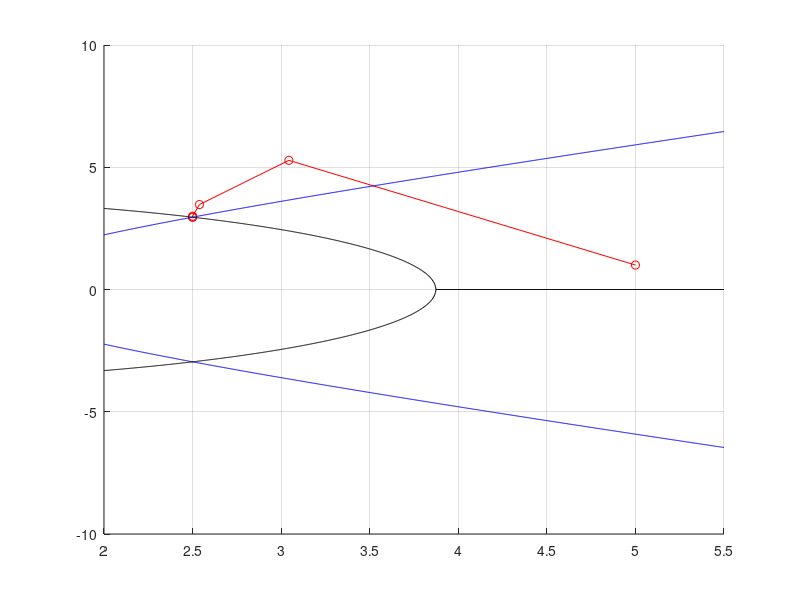

Recreate this plot in MATLAB.
function [] = class20180207_IT2NX_NewtonDim ()

%initial guess
x0=5;
y0=1;

Rapprx=Newton([x0,y0],100);
format long;Rapprx,format;

[yRes,fRes,DfRes]=function_value_and_derivative(Rapprx(end,:));
format long;fRes,format;


end%class20180207_IT2N1_Newton

function [R] = Newton (r0,Nmax)
%Solving [f1(x,y) f2(x,y)]=[0 0] for x,y by Newton's algorithm.
%r0=[x0 y0]: initial guess 
%Nmax: maximum number of iterations
err_lim=10^(-6);
err=err_lim+1;
N=1;%counter for iteration

R(N,:)=r0;%storing the approximations
while(err>err_lim & N<Nmax)
    %iterating...
    [y,f,Df]=function_value_and_derivative(R(N,:));
    R(N+1,:)=[[R(N,:)]'-Df(:,:,1)\f(:,1)]';%computing and storing the approximations
    [y,f,Df]=function_value_and_derivative(R(N+1,:));
    err=sum(abs(f));%should be zero vector
    N=N+1;
    
    visualization(R);
    
end

end%Newton

function [Y,f,Df] = function_value_and_derivative (r)
%Computing the function value and its derivative value at r.
x=r(:,1);
y=r(:,2);

y1=sqrt(x.^2+3*x-5);
y2=sqrt(-x.^2+15);
Y=[y1,y2];

f1=x.^2-y.^2+3*x-5;
f2=x.^2+y.^2-15;
f=[f1';f2'];

f1x=2*x+3;
f1y=-2*y;
f2x=2*x;
f2y=2*y;
for(k=1:length(x))
    Df(:,:,k)=[f1x(k),f1y(k);f2x(k),f2y(k)];
end

end%function_value_and_derivative
    
function [] = visualization (R);

xmin=min(R(:,1));
xmax=max(R(:,1));
Dx=xmax-xmin;
spacex=0.2*Dx;
x=linspace(xmin-spacex,xmax+spacex,10^3);

ymin=min(R(:,2));
ymax=max(R(:,2));
Dy=ymax-ymin;
spacey=0.2*Dy;
y=linspace(ymin-spacey,ymax+spacey,10^3);

[Y,f,Df] = function_value_and_derivative ([x',y']);

figure(1);
clf;
hold on;
plot(R(:,1),R(:,2),'ro-');
linetype1='b-';
linetype2='k-';
plot(x,Y(:,1),linetype1);
plot(x,-Y(:,1),linetype1);
plot(x,Y(:,2),linetype2);
plot(x,-Y(:,2),linetype2);
grid on;

end%visualization




